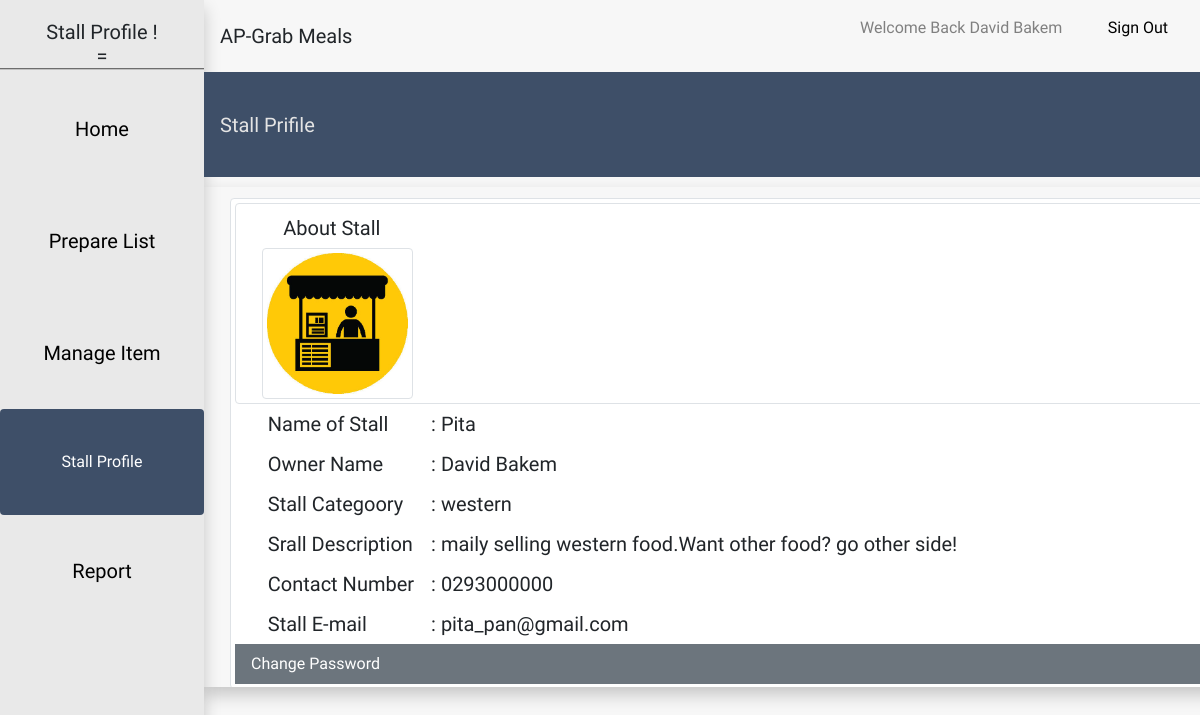
Screenshot of /online-meal-ordering-system/vendor-dept-app/profile.php (signed in) with the database file from the repository.
### tables this page shows
CREATE TABLE `stall` (
  `Stall_ID` int(11) NOT NULL,
  `Stall_Username` varchar(255) NOT NULL,
  `Stall_Password` varchar(255) NOT NULL,
  `Stall_Owner` varchar(255) NOT NULL,
  `Stall_Name` varchar(255) NOT NULL,
  `Stall_Category` varchar(255) NOT NULL,
  `Stall_Description` varchar(255) NOT NULL,
  `Stall_Contact` varchar(255) NOT NULL,
  `Stall_Email` varchar(255) NOT NULL
);

### online-meal-ordering-system/vendor-dept-app/profile.php (the view, shortened to what this page needs)
<?php session_start();
include("base.php")
?>
<?php
$stallid = mysqli_real_escape_string($con, $_SESSION['login_stallid']);
$stall_check = "SELECT * FROM stall WHERE Stall_ID = '$stallid' ";
$sql = mysqli_query($con, $stall_check);
while($result = mysqli_fetch_array($sql))
{	$owner = $result['Stall_Owner'];
   	$name = $result['Stall_Name'];
   	$category = $result['Stall_Category'];
   	$description = $result['Stall_Description'];
   	$contact = $result['Stall_Contact'];
   	$email = $result['Stall_Email'];
	}
 ?>
<div class="wholep">
	<nav class="navbar navbar-light ayoyolaoshi">
		<div>
			<a class="navbar-brand">Stall Prifile</a>
		</div>
	</nav>
	<div class="container heihei">
		<div class="img-thumbnail heithumb">
			<div class="profile img-thumbnail heiboy">
				<div class="idkwor"><a class="navbar-brand">About Stall</a></div>
				<img class="img-thumbnail tiredla" src="images/stall1.jpg" alt="Stall">
			</div>
		<?php
			echo "<div class='worfot'>";
			echo "<div class='thumbthumb'><a class='navbar-brand'>Name of Stall</a></div><div style='width:82%;float:left;position:relative'><a class='navbar-brand'>:  ".$name."</a></div><br>";
			echo "<div class='thumbthumb'><a class='navbar-brand'>Owner Name</a></div><div style='width:82%;float:left;position:relative'><a class='navbar-brand'>:  ".$owner."</a></div><br>";
			echo "<div class='thumbthumb'><a class='navbar-brand'>Stall Categoory</a></div><div style='width:82%;float:left;position:relative'><a class='navbar-brand'>:  ".$category."</a></div><br>";
			echo "<div class='thumbthumb'><a class='navbar-brand'>Srall Description</a></div><div style='width:82%;float:left;position:relative'><a class='navbar-brand'>:  ".$description."</a></div><br><br><br>";
			echo "<div class='thumbthumb'><a class='navbar-brand'>Contact Number</a></div><div style='width:82%;float:left;position:relative'><a class='navbar-brand'>:  ".$contact."</a></div><br>";
			echo "<div class='thumbthumb'><a class='navbar-brand'>Stall E-mail</a></div><div style='width:82%;float:left;position:relative'><a class='navbar-brand'>:  ".$email."</a></div>";
			echo "</div>";
		?>
			<a class="navbar btn-secondary cancel" href="changepass.php">Change Password</a>
		</div>
	</div>
</div>

### online-meal-ordering-system/vendor-dept-app/base.php (style rules this page uses)
body { font-family: 'ZCOOL XiaoWei', serif; }

### rows the page displays
stall: Stall_Name "Pita", Stall_Owner "David Bakem", Stall_Category "western", Stall_Description "maily selling western food.Want other food? go other side!", Stall_Contact "0293000000", Stall_Email "pita_pan@gmail.com"

### other values shown
$_SESSION["login_stall"] "David Bakem"
